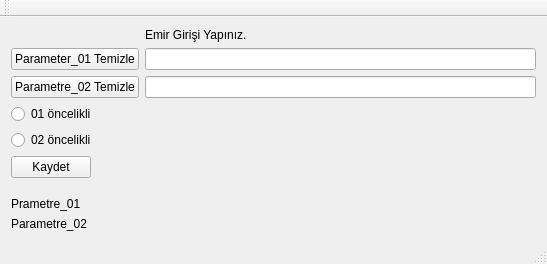
<?xml version="1.0" encoding="UTF-8"?>
<ui version="4.0">
 <class>MainWindow</class>
 <widget class="QMainWindow" name="MainWindow">
  <property name="geometry">
   <rect>
    <x>0</x>
    <y>0</y>
    <width>547</width>
    <height>264</height>
   </rect>
  </property>
  <property name="windowTitle">
   <string>MainWindow</string>
  </property>
  <widget class="QWidget" name="centralWidget">
   <property name="sizePolicy">
    <sizepolicy hsizetype="Expanding" vsizetype="Expanding">
     <horstretch>0</horstretch>
     <verstretch>0</verstretch>
    </sizepolicy>
   </property>
   <layout class="QFormLayout" name="formLayout">
    <item row="0" column="1">
     <widget class="QLabel" name="baslik">
      <property name="text">
       <string>Emir Girişi Yapınız.</string>
      </property>
     </widget>
    </item>
    <item row="2" column="0">
     <widget class="QPushButton" name="pushButton">
      <property name="text">
       <string>Parameter_01 Temizle</string>
      </property>
     </widget>
    </item>
    <item row="2" column="1">
     <widget class="QLineEdit" name="lineEdit">
      <property name="font">
       <font>
        <pointsize>6</pointsize>
        <italic>true</italic>
       </font>
      </property>
      <property name="text">
       <string/>
      </property>
      <property name="clearButtonEnabled">
       <bool>false</bool>
      </property>
     </widget>
    </item>
    <item row="5" column="0">
     <widget class="QPushButton" name="pushButton_2">
      <property name="text">
       <string>Parametre_02 Temizle</string>
      </property>
     </widget>
    </item>
    <item row="5" column="1">
     <widget class="QLineEdit" name="lineEdit_2">
      <property name="font">
       <font>
        <pointsize>6</pointsize>
        <italic>true</italic>
       </font>
      </property>
      <property name="text">
       <string/>
      </property>
     </widget>
    </item>
    <item row="6" column="0">
     <widget class="QRadioButton" name="radioButton">
      <property name="text">
       <string>01 öncelikli</string>
      </property>
     </widget>
    </item>
    <item row="6" column="1">
     <widget class="QLabel" name="label_2">
      <property name="text">
       <string/>
      </property>
     </widget>
    </item>
    <item row="7" column="0">
     <widget class="QRadioButton" name="radioButton_2">
      <property name="text">
       <string>02 öncelikli</string>
      </property>
     </widget>
    </item>
    <item row="7" column="1">
     <widget class="QLabel" name="label">
      <property name="text">
       <string/>
      </property>
     </widget>
    </item>
    <item row="8" column="0">
     <widget class="QPushButton" name="pushButton_3">
      <property name="text">
       <string>Kaydet</string>
      </property>
     </widget>
    </item>
    <item row="9" column="0">
     <spacer name="verticalSpacer">
      <property name="orientation">
       <enum>Qt::Vertical</enum>
      </property>
      <property name="sizeHint" stdset="0">
       <size>
        <width>20</width>
        <height>40</height>
       </size>
      </property>
     </spacer>
    </item>
    <item row="10" column="0">
     <widget class="QLabel" name="label_4">
      <property name="text">
       <string>Prametre_01</string>
      </property>
     </widget>
    </item>
    <item row="10" column="1">
     <widget class="QLabel" name="label_5">
      <property name="text">
       <string/>
      </property>
     </widget>
    </item>
    <item row="11" column="0">
     <widget class="QLabel" name="label_6">
      <property name="text">
       <string>Parametre_02</string>
      </property>
     </widget>
    </item>
    <item row="11" column="1">
     <widget class="QLabel" name="label_7">
      <property name="text">
       <string/>
      </property>
     </widget>
    </item>
   </layout>
  </widget>
  <widget class="QMenuBar" name="menuBar">
   <property name="geometry">
    <rect>
     <x>0</x>
     <y>0</y>
     <width>547</width>
     <height>23</height>
    </rect>
   </property>
  </widget>
  <widget class="QToolBar" name="mainToolBar">
   <attribute name="toolBarArea">
    <enum>TopToolBarArea</enum>
   </attribute>
   <attribute name="toolBarBreak">
    <bool>false</bool>
   </attribute>
  </widget>
  <widget class="QStatusBar" name="statusBar"/>
 </widget>
 <layoutdefault spacing="6" margin="11"/>
 <resources/>
 <connections/>
</ui>
